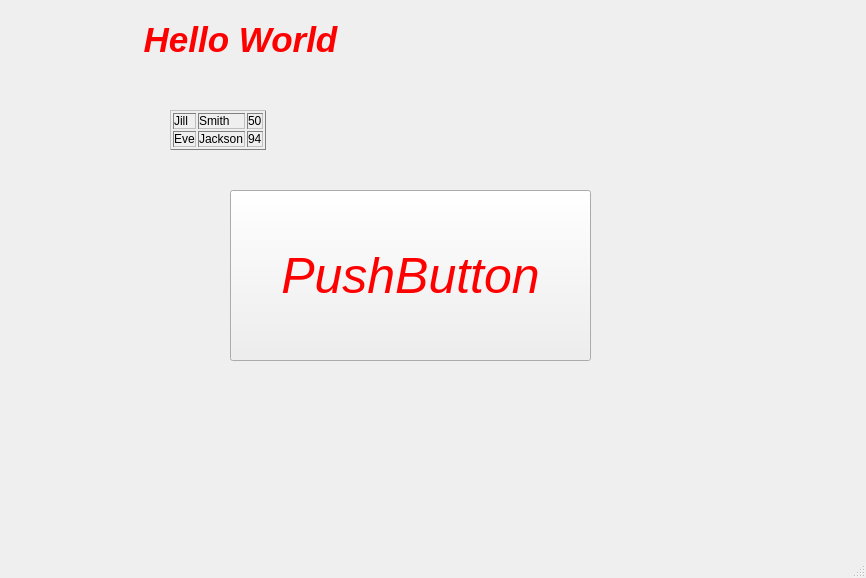
<?xml version="1.0" encoding="UTF-8"?>
<ui version="4.0">
 <class>MainWindow</class>
 <widget class="QMainWindow" name="MainWindow">
  <property name="geometry">
   <rect>
    <x>0</x>
    <y>0</y>
    <width>866</width>
    <height>578</height>
   </rect>
  </property>
  <property name="windowTitle">
   <string>MainWindow</string>
  </property>
  <property name="autoFillBackground">
   <bool>false</bool>
  </property>
  <property name="styleSheet">
   <string notr="true">background-image: url(:/images/images/background.png);</string>
  </property>
  <widget class="QWidget" name="centralwidget">
   <widget class="QLabel" name="label">
    <property name="geometry">
     <rect>
      <x>130</x>
      <y>0</y>
      <width>221</width>
      <height>81</height>
     </rect>
    </property>
    <property name="text">
     <string>&lt;html&gt;&lt;head/&gt;&lt;body&gt;&lt;p align=&quot;center&quot;&gt;&lt;span style=&quot; font-size:26pt; font-weight:700; font-style:italic; color:#ff0000;&quot;&gt;Hello World&lt;/span&gt;&lt;/p&gt;&lt;/body&gt;&lt;/html&gt;</string>
    </property>
   </widget>
   <widget class="QLabel" name="label_2">
    <property name="geometry">
     <rect>
      <x>170</x>
      <y>100</y>
      <width>121</width>
      <height>61</height>
     </rect>
    </property>
    <property name="text">
     <string>&lt;table border=&quot;1&quot; style=&quot;width: 100%&quot;&gt;
&lt;tr&gt;
&lt;td&gt;Jill&lt;/td&gt;
&lt;td&gt;Smith&lt;/td&gt;
&lt;td&gt;50&lt;/td&gt;
&lt;/tr&gt;
&lt;tr&gt;
&lt;td&gt;Eve&lt;/td&gt;
&lt;td&gt;Jackson&lt;/td&gt;
&lt;td&gt;94&lt;/td&gt;
&lt;/tr&gt;
&lt;/table&gt;</string>
    </property>
   </widget>
   <widget class="QPushButton" name="pushButton">
    <property name="geometry">
     <rect>
      <x>230</x>
      <y>190</y>
      <width>361</width>
      <height>171</height>
     </rect>
    </property>
    <property name="autoFillBackground">
     <bool>false</bool>
    </property>
    <property name="styleSheet">
     <string notr="true">color:red;
font-size:50px;
font-style:italic;
border-width:10;
border-color:red;</string>
    </property>
    <property name="text">
     <string>PushButton</string>
    </property>
   </widget>
  </widget>
  <widget class="QMenuBar" name="menubar">
   <property name="geometry">
    <rect>
     <x>0</x>
     <y>0</y>
     <width>866</width>
     <height>22</height>
    </rect>
   </property>
  </widget>
  <widget class="QStatusBar" name="statusbar"/>
 </widget>
 <resources/>
 <connections/>
</ui>
